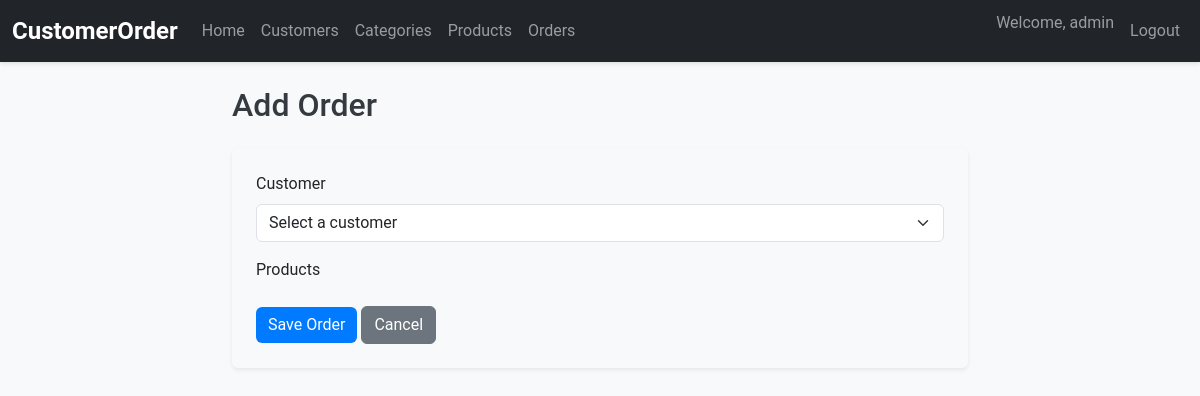
Page /orders/add/ (signed in) on the earlier database version.
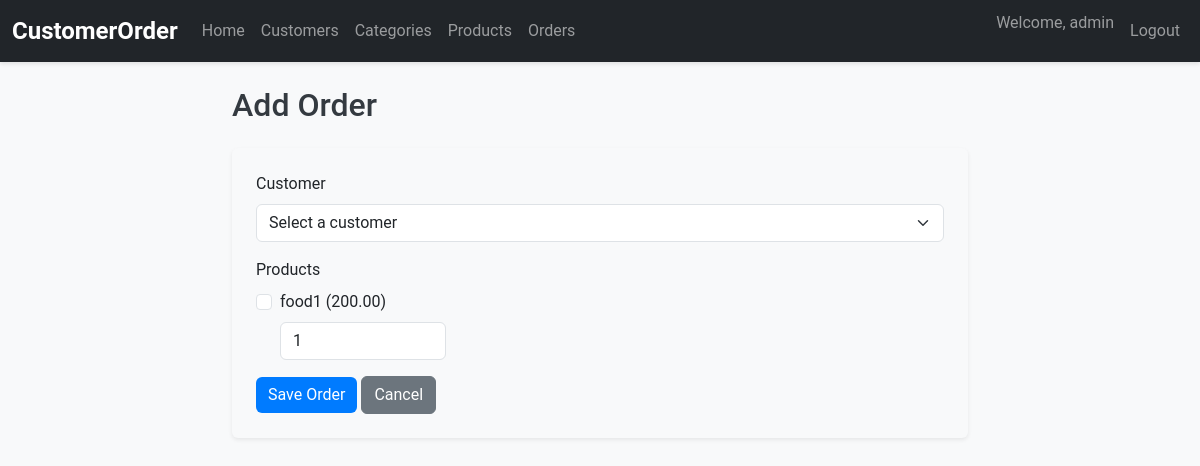
Same page on the later database version.
### core/models.py (models this page shows, shortened)
class Product(models.Model):
    name = models.CharField(max_length=100)
    category = models.ForeignKey(Category, on_delete=models.CASCADE, related_name='products')
    price = models.DecimalField(max_digits=10, decimal_places=2)
    description = models.TextField(blank=True, null=True)

### core/views.py (the view, shortened to what this page needs)
# urls.py: path('orders/add/', views.OrderCreateView.as_view(), name='order_add'),
class OrderCreateView(LoginRequiredMixin, View):
    def get(self, request):
        customers = Customer.objects.all()
        products = Product.objects.all()
        return render(request, 'order_form.html', {'customers': customers, 'products': products})

### templates/order_form.html (shortened to what this page needs)
{% extends 'base.html' %}
{% load static %}
{% block content %}
    <div class="row justify-content-center">
        <div class="col-md-8">
            <h2 class="mb-4">Add Order</h2>
            <form method="POST" class="p-4 bg-light rounded shadow-sm">
                <div class="mb-3">
                    <label for="customer" class="form-label">Customer</label>
                    <select name="customer" id="customer" class="form-select" required>
                        <option value="">Select a customer</option>
                    </select>
                </div>
                <div class="mb-3">
                    <label class="form-label">Products</label>
                    {% for product in products %}
                        <div class="form-check">
                            <input type="checkbox" name="products" value="{{ product.id }}" id="product_{{ product.id }}" class="form-check-input">
                            <label for="product_{{ product.id }}" class="form-check-label">
                                {{ product.name }} ({{ product.price }})
                            </label>
                            <input type="number" name="quantity_{{ product.id }}" min="1" value="1" class="form-control mt-2 w-25" placeholder="Quantity">
                        </div>
                    {% endfor %}
                </div>
                <button type="submit" class="btn btn-primary">Save Order</button>
                <a href="{% url 'orders' %}" class="btn btn-secondary">Cancel</a>
            </form>
        </div>
    </div>
{% endblock %}

Differences in the rows shown:
added Product: name "food1", price "200.00", id "1"
